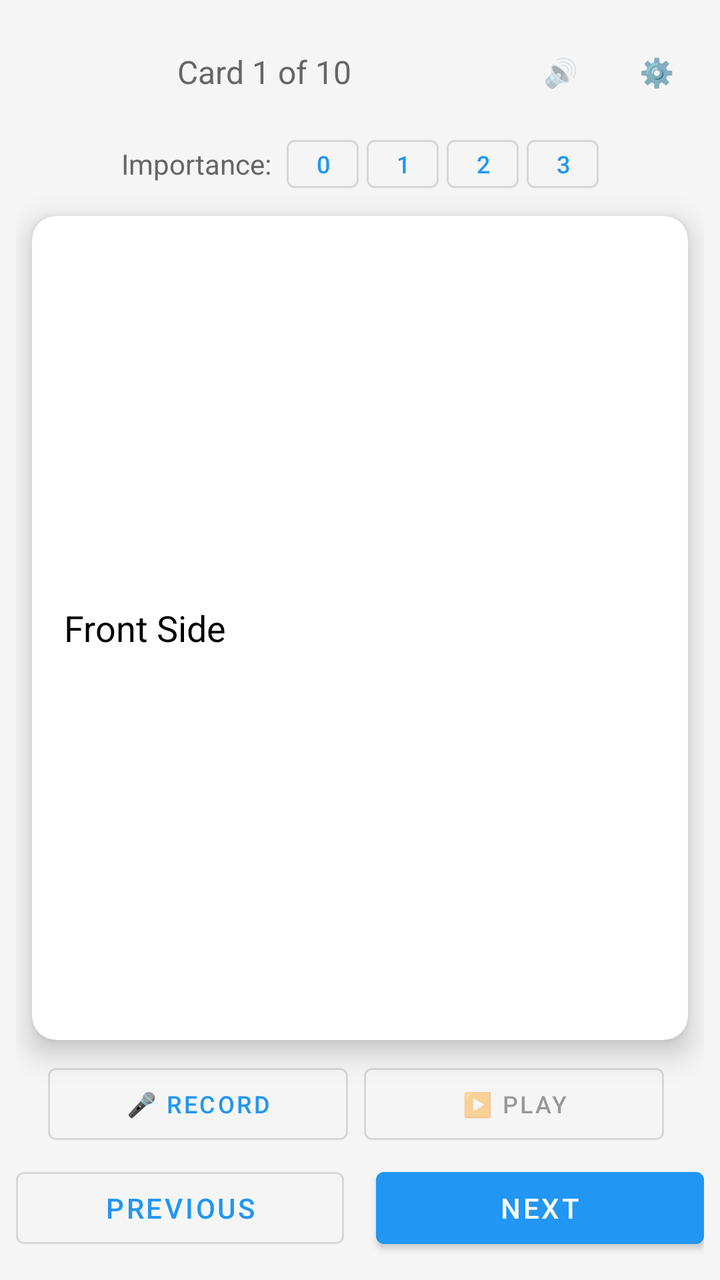
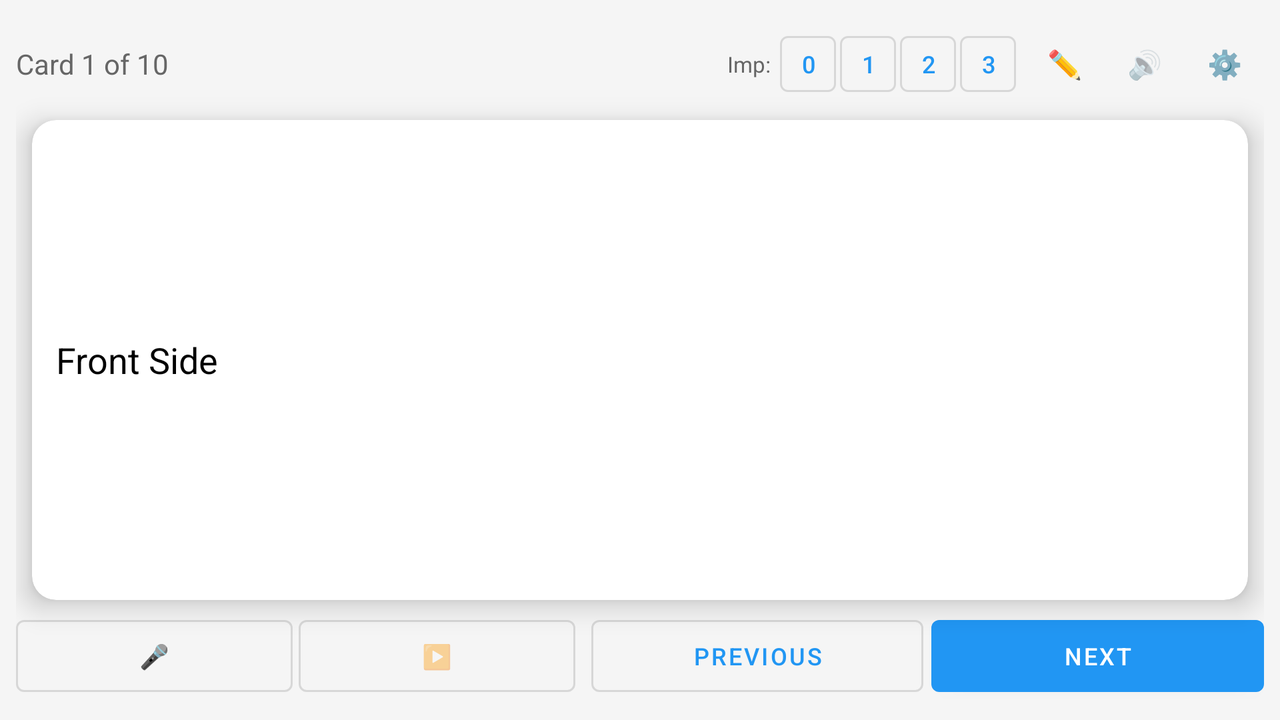

First picture: res/layout/ on a phone held upright. Second picture: the repository's own variant of that layout, on a device whose configuration matches the variant's folder. Source for both follows.
<!-- AndroidManifest.xml: activity theme AppTheme -->
<!-- res/layout/activity_flashcard.xml -->
<?xml version="1.0" encoding="utf-8"?>
<RelativeLayout xmlns:android="http://schemas.android.com/apk/res/android"
    xmlns:app="http://schemas.android.com/apk/res-auto"
    android:layout_width="match_parent"
    android:layout_height="match_parent"
    android:padding="8dp"
    android:background="#F5F5F5">

    
    <LinearLayout
        android:id="@+id/topBar"
        android:layout_width="match_parent"
        android:layout_height="wrap_content"
        android:layout_marginTop="4dp"
        android:orientation="vertical">

        <LinearLayout
            android:layout_width="match_parent"
            android:layout_height="wrap_content"
            android:orientation="horizontal"
            android:gravity="center_vertical">

            <TextView
                android:id="@+id/cardProgressText"
                android:layout_width="0dp"
                android:layout_height="wrap_content"
                android:layout_weight="1"
                android:gravity="center"
                android:text="Card 1 of 10"
                android:textSize="16sp"
                android:textColor="#666666" />

            <com.google.android.material.button.MaterialButton
                android:id="@+id/ttsButton"
                android:layout_width="wrap_content"
                android:layout_height="wrap_content"
                android:text="🔊"
                android:minWidth="48dp"
                android:enabled="false"
                style="@style/Widget.MaterialComponents.Button.TextButton" />

            <com.google.android.material.button.MaterialButton
                android:id="@+id/settingsButton"
                android:layout_width="wrap_content"
                android:layout_height="wrap_content"
                android:text="⚙️"
                android:minWidth="48dp"
                style="@style/Widget.MaterialComponents.Button.TextButton" />

        </LinearLayout>

        
        <LinearLayout
            android:layout_width="match_parent"
            android:layout_height="wrap_content"
            android:layout_marginTop="4dp"
            android:orientation="horizontal"
            android:gravity="center">

            <TextView
                android:layout_width="wrap_content"
                android:layout_height="wrap_content"
                android:text="Importance: "
                android:textSize="14sp"
                android:textColor="#666666" />

            <com.google.android.material.button.MaterialButton
                android:id="@+id/importance0Button"
                android:layout_width="36dp"
                android:layout_height="36dp"
                android:minWidth="36dp"
                android:minHeight="36dp"
                android:padding="0dp"
                android:text="0"
                android:textSize="12sp"
                android:layout_marginStart="4dp"
                style="@style/Widget.MaterialComponents.Button.OutlinedButton" />

            <com.google.android.material.button.MaterialButton
                android:id="@+id/importance1Button"
                android:layout_width="36dp"
                android:layout_height="36dp"
                android:minWidth="36dp"
                android:minHeight="36dp"
                android:padding="0dp"
                android:text="1"
                android:textSize="12sp"
                android:layout_marginStart="4dp"
                style="@style/Widget.MaterialComponents.Button.OutlinedButton" />

            <com.google.android.material.button.MaterialButton
                android:id="@+id/importance2Button"
                android:layout_width="36dp"
                android:layout_height="36dp"
                android:minWidth="36dp"
                android:minHeight="36dp"
                android:padding="0dp"
                android:text="2"
                android:textSize="12sp"
                android:layout_marginStart="4dp"
                style="@style/Widget.MaterialComponents.Button.OutlinedButton" />

            <com.google.android.material.button.MaterialButton
                android:id="@+id/importance3Button"
                android:layout_width="36dp"
                android:layout_height="36dp"
                android:minWidth="36dp"
                android:minHeight="36dp"
                android:padding="0dp"
                android:text="3"
                android:textSize="12sp"
                android:layout_marginStart="4dp"
                style="@style/Widget.MaterialComponents.Button.OutlinedButton" />

        </LinearLayout>

    </LinearLayout>

    
    <LinearLayout
        android:id="@+id/audioControls"
        android:layout_width="match_parent"
        android:layout_height="wrap_content"
        android:layout_above="@id/navigationButtons"
        android:layout_marginBottom="4dp"
        android:orientation="horizontal"
        android:gravity="center"
        android:paddingStart="16dp"
        android:paddingEnd="16dp">

        <com.google.android.material.button.MaterialButton
            android:id="@+id/recordButton"
            android:layout_width="0dp"
            android:layout_height="wrap_content"
            android:layout_weight="1"
            android:layout_marginEnd="4dp"
            android:text="🎤 Record"
            android:textSize="12sp"
            style="@style/Widget.MaterialComponents.Button.OutlinedButton" />

        <com.google.android.material.button.MaterialButton
            android:id="@+id/playButton"
            android:layout_width="0dp"
            android:layout_height="wrap_content"
            android:layout_weight="1"
            android:layout_marginStart="4dp"
            android:layout_marginEnd="4dp"
            android:text="▶️ Play"
            android:textSize="12sp"
            android:enabled="false"
            style="@style/Widget.MaterialComponents.Button.OutlinedButton" />

        <com.google.android.material.button.MaterialButton
            android:id="@+id/deleteAudioButton"
            android:layout_width="wrap_content"
            android:layout_height="wrap_content"
            android:layout_marginStart="4dp"
            android:text="🗑"
            android:visibility="gone"
            style="@style/Widget.MaterialComponents.Button.TextButton" />

    </LinearLayout>

    
    <LinearLayout
        android:id="@+id/navigationButtons"
        android:layout_width="match_parent"
        android:layout_height="wrap_content"
        android:layout_alignParentBottom="true"
        android:layout_marginBottom="4dp"
        android:orientation="horizontal"
        android:gravity="center">

        <com.google.android.material.button.MaterialButton
            android:id="@+id/previousButton"
            android:layout_width="0dp"
            android:layout_height="wrap_content"
            android:layout_weight="1"
            android:layout_marginEnd="8dp"
            android:text="Previous"
            style="@style/Widget.MaterialComponents.Button.OutlinedButton" />

        <com.google.android.material.button.MaterialButton
            android:id="@+id/nextButton"
            android:layout_width="0dp"
            android:layout_height="wrap_content"
            android:layout_weight="1"
            android:layout_marginStart="8dp"
            android:text="Next"
            style="@style/Widget.MaterialComponents.Button" />

    </LinearLayout>

    
    <androidx.cardview.widget.CardView
        android:id="@+id/flashcardContainer"
        android:layout_width="match_parent"
        android:layout_height="wrap_content"
        android:layout_below="@id/topBar"
        android:layout_above="@id/audioControls"
        android:layout_marginTop="8dp"
        android:layout_marginBottom="8dp"
        android:layout_marginStart="8dp"
        android:layout_marginEnd="8dp"
        app:cardCornerRadius="12dp"
        app:cardElevation="8dp"
        android:clickable="true"
        android:focusable="true">

        <ScrollView
            android:id="@+id/scrollView"
            android:layout_width="match_parent"
            android:layout_height="match_parent"
            android:padding="16dp"
            android:fillViewport="true"
            android:scrollbars="vertical">

            <LinearLayout
                android:layout_width="match_parent"
                android:layout_height="wrap_content"
                android:orientation="vertical"
                android:minHeight="300dp"
                android:gravity="center_vertical">

                
                <TextView
                    android:id="@+id/frontSideText"
                    android:layout_width="match_parent"
                    android:layout_height="wrap_content"
                    android:text="Front Side"
                    android:textSize="18sp"
                    android:textColor="#000000"
                    android:lineSpacingMultiplier="1.3"
                    android:visibility="visible"
                    android:scrollbars="vertical" />

                
                <TextView
                    android:id="@+id/backSideText"
                    android:layout_width="match_parent"
                    android:layout_height="wrap_content"
                    android:text="Back Side"
                    android:textSize="18sp"
                    android:textColor="#000000"
                    android:lineSpacingMultiplier="1.3"
                    android:visibility="gone"
                    android:scrollbars="vertical" />

            </LinearLayout>

        </ScrollView>

    </androidx.cardview.widget.CardView>

    
    <ProgressBar
        android:id="@+id/progressBar"
        android:layout_width="wrap_content"
        android:layout_height="wrap_content"
        android:layout_centerInParent="true"
        android:visibility="gone" />

</RelativeLayout>
<!-- resources referenced by this layout -->
<resources>
  <style name="AppTheme" parent="Theme.MaterialComponents.Light.NoActionBar">
          <item name="android:windowFullscreen">false</item>
          <item name="android:windowContentOverlay">@null</item>
          <item name="android:windowDrawsSystemBarBackgrounds">true</item>
          <item name="android:statusBarColor">@android:color/white</item>
          <item name="android:windowLightStatusBar">true</item>
          <item name="colorPrimary">@color/primary</item>
          <item name="colorPrimaryDark">@color/primary_dark</item>
          <item name="colorAccent">@color/accent</item>
      </style>
  <color name="primary">#2196F3</color>
  <color name="primary_dark">#1976D2</color>
  <color name="accent">#FF4081</color>
</resources>
<!-- res/layout-land/activity_flashcard.xml (the repository's variant of the layout above) -->
<!-- drawn on the phone turned sideways -->
<?xml version="1.0" encoding="utf-8"?>
<RelativeLayout xmlns:android="http://schemas.android.com/apk/res/android"
    xmlns:app="http://schemas.android.com/apk/res-auto"
    android:layout_width="match_parent"
    android:layout_height="match_parent"
    android:padding="8dp"
    android:background="#F5F5F5">

    
    <LinearLayout
        android:id="@+id/topBar"
        android:layout_width="match_parent"
        android:layout_height="wrap_content"
        android:layout_marginTop="0dp"
        android:orientation="horizontal"
        android:gravity="center_vertical">

        
        <TextView
            android:id="@+id/cardProgressText"
            android:layout_width="0dp"
            android:layout_height="wrap_content"
            android:layout_weight="1"
            android:text="Card 1 of 10"
            android:textSize="14sp"
            android:textColor="#666666"
            android:gravity="start|center_vertical" />

        
        <TextView
            android:id="@+id/importanceLabel"
            android:layout_width="wrap_content"
            android:layout_height="wrap_content"
            android:text="Imp: "
            android:textSize="11sp"
            android:textColor="#666666"
            android:layout_marginEnd="2dp" />

        
        <com.google.android.material.button.MaterialButton
            android:id="@+id/importance0Button"
            android:layout_width="28dp"
            android:layout_height="28dp"
            android:minWidth="0dp"
            android:minHeight="0dp"
            android:insetTop="0dp"
            android:insetBottom="0dp"
            android:padding="0dp"
            android:text="0"
            android:textSize="12sp"
            android:layout_marginEnd="2dp"
            style="@style/Widget.MaterialComponents.Button.OutlinedButton" />

        <com.google.android.material.button.MaterialButton
            android:id="@+id/importance1Button"
            android:layout_width="28dp"
            android:layout_height="28dp"
            android:minWidth="0dp"
            android:minHeight="0dp"
            android:insetTop="0dp"
            android:insetBottom="0dp"
            android:padding="0dp"
            android:text="1"
            android:textSize="12sp"
            android:layout_marginEnd="2dp"
            style="@style/Widget.MaterialComponents.Button.OutlinedButton" />

        <com.google.android.material.button.MaterialButton
            android:id="@+id/importance2Button"
            android:layout_width="28dp"
            android:layout_height="28dp"
            android:minWidth="0dp"
            android:minHeight="0dp"
            android:insetTop="0dp"
            android:insetBottom="0dp"
            android:padding="0dp"
            android:text="2"
            android:textSize="12sp"
            android:layout_marginEnd="2dp"
            style="@style/Widget.MaterialComponents.Button.OutlinedButton" />

        <com.google.android.material.button.MaterialButton
            android:id="@+id/importance3Button"
            android:layout_width="28dp"
            android:layout_height="28dp"
            android:minWidth="0dp"
            android:minHeight="0dp"
            android:insetTop="0dp"
            android:insetBottom="0dp"
            android:padding="0dp"
            android:text="3"
            android:textSize="12sp"
            android:layout_marginEnd="4dp"
            style="@style/Widget.MaterialComponents.Button.OutlinedButton" />

        
        <com.google.android.material.button.MaterialButton
            android:id="@+id/editButton"
            android:layout_width="wrap_content"
            android:layout_height="wrap_content"
            android:text="✏️"
            android:minWidth="40dp"
            style="@style/Widget.MaterialComponents.Button.TextButton" />

        
        <com.google.android.material.button.MaterialButton
            android:id="@+id/ttsButton"
            android:layout_width="wrap_content"
            android:layout_height="wrap_content"
            android:text="🔊"
            android:minWidth="40dp"
            android:enabled="false"
            style="@style/Widget.MaterialComponents.Button.TextButton" />

        
        <com.google.android.material.button.MaterialButton
            android:id="@+id/settingsButton"
            android:layout_width="wrap_content"
            android:layout_height="wrap_content"
            android:text="⚙️"
            android:minWidth="40dp"
            style="@style/Widget.MaterialComponents.Button.TextButton" />

    </LinearLayout>

    
    <HorizontalScrollView
        android:id="@+id/colorPalette"
        android:layout_width="match_parent"
        android:layout_height="wrap_content"
        android:layout_below="@id/topBar"
        android:layout_marginTop="2dp"
        android:layout_marginBottom="2dp"
        android:paddingStart="8dp"
        android:paddingEnd="8dp"
        android:background="#E3F2FD"
        android:scrollbars="none"
        android:visibility="gone">

        <LinearLayout
            android:layout_width="wrap_content"
            android:layout_height="wrap_content"
            android:orientation="horizontal"
            android:gravity="center_vertical">

            <com.google.android.material.button.MaterialButton
                android:id="@+id/colorRedButton"
                android:layout_width="32dp"
                android:layout_height="32dp"
                android:minWidth="32dp"
                android:minHeight="32dp"
                android:layout_marginEnd="2dp"
                android:backgroundTint="#9C1E3B"
                style="@style/Widget.MaterialComponents.Button" />

            <com.google.android.material.button.MaterialButton
                android:id="@+id/colorBlueButton"
                android:layout_width="32dp"
                android:layout_height="32dp"
                android:minWidth="32dp"
                android:minHeight="32dp"
                android:layout_marginEnd="2dp"
                android:backgroundTint="#0000FF"
                style="@style/Widget.MaterialComponents.Button" />

            <com.google.android.material.button.MaterialButton
                android:id="@+id/colorYellowButton"
                android:layout_width="32dp"
                android:layout_height="32dp"
                android:minWidth="32dp"
                android:minHeight="32dp"
                android:layout_marginEnd="2dp"
                android:backgroundTint="#7F00FF"
                style="@style/Widget.MaterialComponents.Button" />

            <com.google.android.material.button.MaterialButton
                android:id="@+id/colorBlackButton"
                android:layout_width="32dp"
                android:layout_height="32dp"
                android:minWidth="32dp"
                android:minHeight="32dp"
                android:layout_marginEnd="2dp"
                android:backgroundTint="#000000"
                style="@style/Widget.MaterialComponents.Button" />

            <com.google.android.material.button.MaterialButton
                android:id="@+id/boldButton"
                android:layout_width="32dp"
                android:layout_height="32dp"
                android:minWidth="32dp"
                android:minHeight="32dp"
                android:layout_marginEnd="2dp"
                android:text="B"
                android:textStyle="bold"
                android:textSize="14sp"
                style="@style/Widget.MaterialComponents.Button.OutlinedButton" />

            <com.google.android.material.button.MaterialButton
                android:id="@+id/underlineButton"
                android:layout_width="32dp"
                android:layout_height="32dp"
                android:minWidth="32dp"
                android:minHeight="32dp"
                android:text="U"
                android:textSize="14sp"
                style="@style/Widget.MaterialComponents.Button.OutlinedButton" />

        </LinearLayout>

    </HorizontalScrollView>

    
    <LinearLayout
        android:id="@+id/editControls"
        android:layout_width="match_parent"
        android:layout_height="wrap_content"
        android:layout_alignParentBottom="true"
        android:layout_marginBottom="0dp"
        android:orientation="horizontal"
        android:gravity="center"
        android:paddingStart="8dp"
        android:paddingEnd="8dp"
        android:background="#FFF9C4"
        android:visibility="gone">

        <com.google.android.material.button.MaterialButton
            android:id="@+id/saveEditButton"
            android:layout_width="0dp"
            android:layout_height="wrap_content"
            android:layout_weight="1"
            android:layout_marginEnd="4dp"
            android:text="💾 Save"
            android:textSize="12sp"
            style="@style/Widget.MaterialComponents.Button" />

        <com.google.android.material.button.MaterialButton
            android:id="@+id/cancelEditButton"
            android:layout_width="0dp"
            android:layout_height="wrap_content"
            android:layout_weight="1"
            android:layout_marginStart="4dp"
            android:text="✖ Cancel"
            android:textSize="12sp"
            style="@style/Widget.MaterialComponents.Button.OutlinedButton" />

    </LinearLayout>

    
    <LinearLayout
        android:id="@+id/navigationButtons"
        android:layout_width="match_parent"
        android:layout_height="wrap_content"
        android:layout_alignParentBottom="true"
        android:layout_marginBottom="0dp"
        android:orientation="horizontal"
        android:gravity="center">

        
        <com.google.android.material.button.MaterialButton
            android:id="@+id/recordButton"
            android:layout_width="0dp"
            android:layout_height="wrap_content"
            android:layout_weight="1"
            android:layout_marginEnd="3dp"
            android:text="🎤"
            android:textSize="12sp"
            android:paddingStart="4dp"
            android:paddingEnd="4dp"
            style="@style/Widget.MaterialComponents.Button.OutlinedButton" />

        <com.google.android.material.button.MaterialButton
            android:id="@+id/playButton"
            android:layout_width="0dp"
            android:layout_height="wrap_content"
            android:layout_weight="1"
            android:layout_marginEnd="8dp"
            android:text="▶️"
            android:textSize="12sp"
            android:paddingStart="4dp"
            android:paddingEnd="4dp"
            android:enabled="false"
            style="@style/Widget.MaterialComponents.Button.OutlinedButton" />

        <com.google.android.material.button.MaterialButton
            android:id="@+id/deleteAudioButton"
            android:layout_width="wrap_content"
            android:layout_height="wrap_content"
            android:layout_marginEnd="8dp"
            android:minWidth="0dp"
            android:text="🗑"
            android:visibility="gone"
            style="@style/Widget.MaterialComponents.Button.TextButton" />

        
        <com.google.android.material.button.MaterialButton
            android:id="@+id/previousButton"
            android:layout_width="0dp"
            android:layout_height="wrap_content"
            android:layout_weight="1.2"
            android:layout_marginEnd="4dp"
            android:text="Previous"
            android:textSize="12sp"
            style="@style/Widget.MaterialComponents.Button.OutlinedButton" />

        <com.google.android.material.button.MaterialButton
            android:id="@+id/nextButton"
            android:layout_width="0dp"
            android:layout_height="wrap_content"
            android:layout_weight="1.2"
            android:text="Next"
            android:textSize="12sp"
            style="@style/Widget.MaterialComponents.Button" />

    </LinearLayout>

    
    <androidx.cardview.widget.CardView
        android:id="@+id/flashcardContainer"
        android:layout_width="match_parent"
        android:layout_height="match_parent"
        android:layout_below="@id/colorPalette"
        android:layout_above="@id/navigationButtons"
        android:layout_marginTop="4dp"
        android:layout_marginBottom="4dp"
        android:layout_marginStart="8dp"
        android:layout_marginEnd="8dp"
        app:cardCornerRadius="12dp"
        app:cardElevation="8dp"
        android:clickable="true"
        android:focusable="true">

        <ScrollView
            android:id="@+id/scrollView"
            android:layout_width="match_parent"
            android:layout_height="match_parent"
            android:padding="12dp"
            android:fillViewport="true"
            android:scrollbars="vertical">

            <LinearLayout
                android:layout_width="match_parent"
                android:layout_height="match_parent"
                android:orientation="vertical"
                android:gravity="center">

                
                <TextView
                    android:id="@+id/frontPronunciationText"
                    android:layout_width="match_parent"
                    android:layout_height="wrap_content"
                    android:textSize="12sp"
                    android:textColor="#999999"
                    android:gravity="start"
                    android:visibility="gone"
                    android:layout_marginBottom="4dp" />

                
                <TextView
                    android:id="@+id/frontSideText"
                    android:layout_width="match_parent"
                    android:layout_height="wrap_content"
                    android:text="Front Side"
                    android:textSize="18sp"
                    android:textColor="#000000"
                    android:lineSpacingMultiplier="1.3"
                    android:visibility="visible"
                    android:scrollbars="vertical" />

                
                <EditText
                    android:id="@+id/frontSideEditText"
                    android:layout_width="match_parent"
                    android:layout_height="wrap_content"
                    android:textSize="18sp"
                    android:textColor="#000000"
                    android:lineSpacingMultiplier="1.3"
                    android:visibility="gone"
                    android:scrollbars="vertical"
                    android:background="@android:color/transparent"
                    android:textCursorDrawable="@null" />

                
                <TextView
                    android:id="@+id/backPronunciationText"
                    android:layout_width="match_parent"
                    android:layout_height="wrap_content"
                    android:textSize="12sp"
                    android:textColor="#999999"
                    android:gravity="start"
                    android:visibility="gone"
                    android:layout_marginBottom="4dp"
                    android:layout_marginTop="16dp" />

                
                <TextView
                    android:id="@+id/backSideText"
                    android:layout_width="match_parent"
                    android:layout_height="wrap_content"
                    android:text="Back Side"
                    android:textSize="18sp"
                    android:textColor="#000000"
                    android:lineSpacingMultiplier="1.3"
                    android:visibility="gone"
                    android:scrollbars="vertical" />

                
                <EditText
                    android:id="@+id/backSideEditText"
                    android:layout_width="match_parent"
                    android:layout_height="wrap_content"
                    android:textSize="18sp"
                    android:textColor="#000000"
                    android:lineSpacingMultiplier="1.3"
                    android:visibility="gone"
                    android:scrollbars="vertical"
                    android:background="@android:color/transparent"
                    android:textCursorDrawable="@null" />

            </LinearLayout>

        </ScrollView>

    </androidx.cardview.widget.CardView>

    
    <LinearLayout
        android:id="@+id/audioControls"
        android:layout_width="0dp"
        android:layout_height="0dp"
        android:visibility="gone" />

    
    <ProgressBar
        android:id="@+id/progressBar"
        android:layout_width="wrap_content"
        android:layout_height="wrap_content"
        android:layout_centerInParent="true"
        android:visibility="gone" />

</RelativeLayout>
